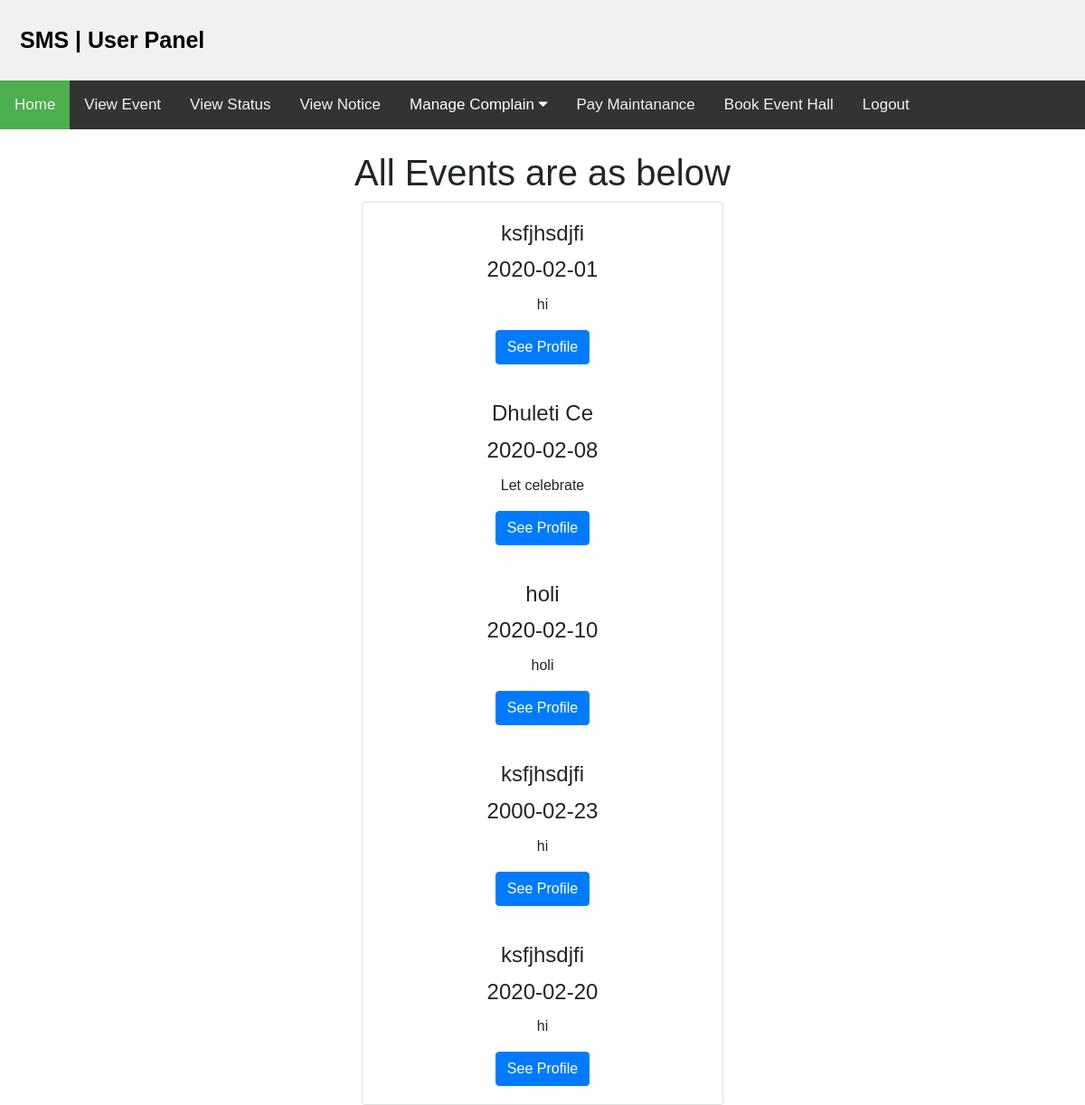
The app's page /user/viewevent.php with its own data.
### tables this page shows
CREATE TABLE `viewevent` (
  `purpose` varchar(10) NOT NULL,
  `date` date NOT NULL,
  `time` time NOT NULL,
  `discript` varchar(200) NOT NULL
);

### user/viewevent.php (the view, shortened to what this page needs)
<html>
<head>
  <link rel="stylesheet" href="https://maxcdn.bootstrapcdn.com/bootstrap/4.4.1/css/bootstrap.min.css">
</head>
<body>
<?php
include "include/header.php";
include "include/l_menu.php";
?>
<div class="container">
<br>
<center>
<h1>All Events  are as below</h1>
<div class="card" style="width:400px">
<?php
include "../connection.php";
$cmd="select * from viewevent";
$result=mysqli_query($con,$cmd) or die(mysqli_error($con));
while($row=mysqli_fetch_array($result))
{
	$purpose=$row['purpose'];
	$date=$row['date'];
	$discript=$row['discript'];
	?>
    <div class="card-body">
      <h4 class="card-title"><?php echo $purpose;?></h4>
	  <h4 class="card-title"><?php echo $date;?></h4>
      <p class="card-text"><?php echo $discript;?></p>
      <a href="#" class="btn btn-primary">See Profile</a>
    </div>
	<?php  }
?>
  </div>
</center>
</div>
</body>
</html>

### user/include/header.php (style rules this page uses)
* { box-sizing: border-box; }
body { margin: 0; font-family: Arial, Helvetica, sans-serif; }

### user/include/l_menu.php (style rules this page uses)
body { margin:0;font-family:Arial }

### records on screen
viewevent: purpose "ksfjhsdjfi", date "2020-02-01", discript "hi"
viewevent: purpose "Dhuleti Ce", date "2020-02-08", discript "Let celebrate"
viewevent: purpose "holi", date "2020-02-10", discript "holi"
viewevent: purpose "ksfjhsdjfi", date "2000-02-23", discript "hi"
viewevent: purpose "ksfjhsdjfi", date "2020-02-20", discript "hi"
